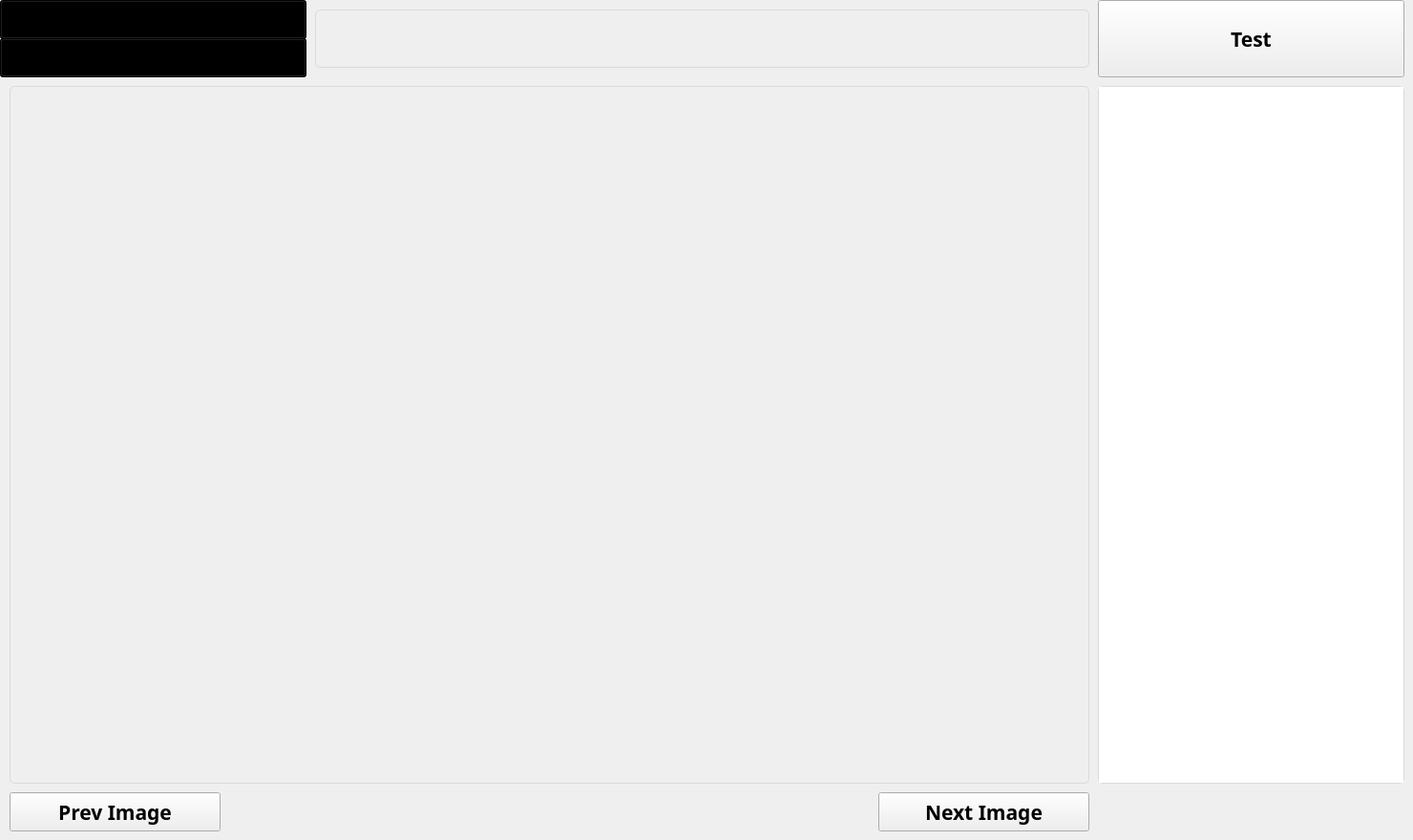
  <widget class="QWidget" name="tab_2">
   <attribute name="title">
    <string>추론</string>
   </attribute>
   <widget class="QToolButton" name="next_img">
    <property name="geometry">
     <rect>
      <x>920</x>
      <y>830</y>
      <width>221</width>
      <height>41</height>
     </rect>
    </property>
    <property name="font">
     <font>
      <family>Yu Gothic UI Semibold</family>
      <pointsize>16</pointsize>
      <weight>75</weight>
      <bold>true</bold>
     </font>
    </property>
    <property name="styleSheet">
     <string notr="true"/>
    </property>
    <property name="text">
     <string>Next Image</string>
    </property>
   </widget>
   <widget class="QToolButton" name="training">
    <property name="geometry">
     <rect>
      <x>1150</x>
      <y>0</y>
      <width>321</width>
      <height>81</height>
     </rect>
    </property>
    <property name="font">
     <font>
      <family>Yu Gothic UI Semibold</family>
      <pointsize>16</pointsize>
      <weight>75</weight>
      <bold>true</bold>
     </font>
    </property>
    <property name="styleSheet">
     <string notr="true"/>
    </property>
    <property name="text">
     <string>Test</string>
    </property>
   </widget>
   <widget class="QWidget" name="train_image" native="true">
    <property name="geometry">
     <rect>
      <x>10</x>
      <y>90</y>
      <width>1131</width>
      <height>731</height>
     </rect>
    </property>
    <property name="font">
     <font>
      <family>Yu Gothic UI Semibold</family>
      <pointsize>10</pointsize>
      <weight>75</weight>
      <bold>true</bold>
     </font>
    </property>
    <property name="styleSheet">
     <string notr="true">border: 1px solid rgb(218, 218, 218); border-radius:5%;</string>
    </property>
   </widget>
   <widget class="QToolButton" name="model_directory">
    <property name="geometry">
     <rect>
      <x>0</x>
      <y>0</y>
      <width>321</width>
      <height>41</height>
     </rect>
    </property>
    <property name="palette">
     <palette>
      <active>
       <colorrole role="Button">
        <brush brushstyle="LinearGradientPattern">
         <gradient startx="1.000000000000000" starty="1.000000000000000" endx="1.000000000000000" endy="0.000000000000000" type="LinearGradient" spread="PadSpread" coordinatemode="ObjectBoundingMode">
          <gradientstop position="0.000000000000000">
           <color alpha="255">
            <red>192</red>
            <green>192</green>
            <blue>192</blue>
           </color>
          </gradientstop>
          <gradientstop position="0.301136000000000">
           <color alpha="255">
            <red>233</red>
            <green>233</green>
            <blue>233</blue>
           </color>
          </gradientstop>
          <gradientstop position="1.000000000000000">
           <color alpha="255">
            <red>255</red>
            <green>255</green>
            <blue>255</blue>
           </color>
          </gradientstop>
         </gradient>
        </brush>
       </colorrole>
       <colorrole role="Base">
        <brush brushstyle="LinearGradientPattern">
         <gradient startx="1.000000000000000" starty="1.000000000000000" endx="1.000000000000000" endy="0.000000000000000" type="LinearGradient" spread="PadSpread" coordinatemode="ObjectBoundingMode">
          <gradientstop position="0.000000000000000">
           <color alpha="255">
            <red>192</red>
            <green>192</green>
            <blue>192</blue>
           </color>
          </gradientstop>
          <gradientstop position="0.301136000000000">
           <color alpha="255">
            <red>233</red>
            <green>233</green>
            <blue>233</blue>
           </color>
          </gradientstop>
          <gradientstop position="1.000000000000000">
           <color alpha="255">
            <red>255</red>
            <green>255</green>
            <blue>255</blue>
           </color>
          </gradientstop>
         </gradient>
        </brush>
       </colorrole>
       <colorrole role="Window">
        <brush brushstyle="LinearGradientPattern">
         <gradient startx="1.000000000000000" starty="1.000000000000000" endx="1.000000000000000" endy="0.000000000000000" type="LinearGradient" spread="PadSpread" coordinatemode="ObjectBoundingMode">
          <gradientstop position="0.000000000000000">
           <color alpha="255">
            <red>192</red>
            <green>192</green>
            <blue>192</blue>
           </color>
          </gradientstop>
          <gradientstop position="0.301136000000000">
           <color alpha="255">
            <red>233</red>
            <green>233</green>
            <blue>233</blue>
           </color>
          </gradientstop>
          <gradientstop position="1.000000000000000">
           <color alpha="255">
            <red>255</red>
            <green>255</green>
            <blue>255</blue>
           </color>
          </gradientstop>
         </gradient>
        </brush>
       </colorrole>
      </active>
      <inactive>
       <colorrole role="Button">
        <brush brushstyle="LinearGradientPattern">
         <gradient startx="1.000000000000000" starty="1.000000000000000" endx="1.000000000000000" endy="0.000000000000000" type="LinearGradient" spread="PadSpread" coordinatemode="ObjectBoundingMode">
          <gradientstop position="0.000000000000000">
           <color alpha="255">
            <red>192</red>
            <green>192</green>
            <blue>192</blue>
           </color>
          </gradientstop>
          <gradientstop position="0.301136000000000">
           <color alpha="255">
            <red>233</red>
            <green>233</green>
            <blue>233</blue>
           </color>
          </gradientstop>
          <gradientstop position="1.000000000000000">
           <color alpha="255">
            <red>255</red>
            <green>255</green>
            <blue>255</blue>
           </color>
          </gradientstop>
         </gradient>
        </brush>
       </colorrole>
       <colorrole role="Base">
        <brush brushstyle="LinearGradientPattern">
         <gradient startx="1.000000000000000" starty="1.000000000000000" endx="1.000000000000000" endy="0.000000000000000" type="LinearGradient" spread="PadSpread" coordinatemode="ObjectBoundingMode">
          <gradientstop position="0.000000000000000">
           <color alpha="255">
            <red>192</red>
            <green>192</green>
            <blue>192</blue>
           </color>
          </gradientstop>
          <gradientstop position="0.301136000000000">
           <color alpha="255">
            <red>233</red>
            <green>233</green>
            <blue>233</blue>
           </color>
          </gradientstop>
          <gradientstop position="1.000000000000000">
           <color alpha="255">
            <red>255</red>
            <green>255</green>
            <blue>255</blue>
           </color>
          </gradientstop>
         </gradient>
        </brush>
       </colorrole>
       <colorrole role="Window">
        <brush brushstyle="LinearGradientPattern">
         <gradient startx="1.000000000000000" starty="1.000000000000000" endx="1.000000000000000" endy="0.000000000000000" type="LinearGradient" spread="PadSpread" coordinatemode="ObjectBoundingMode">
          <gradientstop position="0.000000000000000">
           <color alpha="255">
            <red>192</red>
            <green>192</green>
            <blue>192</blue>
           </color>
          </gradientstop>
          <gradientstop position="0.301136000000000">
           <color alpha="255">
            <red>233</red>
            <green>233</green>
            <blue>233</blue>
           </color>
          </gradientstop>
          <gradientstop position="1.000000000000000">
           <color alpha="255">
            <red>255</red>
            <green>255</green>
            <blue>255</blue>
           </color>
          </gradientstop>
         </gradient>
        </brush>
       </colorrole>
      </inactive>
      <disabled>
       <colorrole role="Button">
        <brush brushstyle="LinearGradientPattern">
         <gradient startx="1.000000000000000" starty="1.000000000000000" endx="1.000000000000000" endy="0.000000000000000" type="LinearGradient" spread="PadSpread" coordinatemode="ObjectBoundingMode">
          <gradientstop position="0.000000000000000">
           <color alpha="255">
            <red>192</red>
            <green>192</green>
            <blue>192</blue>
           </color>
          </gradientstop>
          <gradientstop position="0.301136000000000">
           <color alpha="255">
            <red>233</red>
            <green>233</green>
            <blue>233</blue>
           </color>
          </gradientstop>
          <gradientstop position="1.000000000000000">
           <color alpha="255">
            <red>255</red>
            <green>255</green>
            <blue>255</blue>
           </color>
          </gradientstop>
         </gradient>
        </brush>
       </colorrole>
       <colorrole role="Base">
        <brush brushstyle="LinearGradientPattern">
         <gradient startx="1.000000000000000" starty="1.000000000000000" endx="1.000000000000000" endy="0.000000000000000" type="LinearGradient" spread="PadSpread" coordinatemode="ObjectBoundingMode">
          <gradientstop position="0.000000000000000">
           <color alpha="255">
            <red>192</red>
            <green>192</green>
            <blue>192</blue>
           </color>
          </gradientstop>
          <gradientstop position="0.301136000000000">
           <color alpha="255">
            <red>233</red>
            <green>233</green>
            <blue>233</blue>
           </color>
          </gradientstop>
          <gradientstop position="1.000000000000000">
           <color alpha="255">
            <red>255</red>
            <green>255</green>
            <blue>255</blue>
           </color>
          </gradientstop>
         </gradient>
        </brush>
       </colorrole>
       <colorrole role="Window">
        <brush brushstyle="LinearGradientPattern">
         <gradient startx="1.000000000000000" starty="1.000000000000000" endx="1.000000000000000" endy="0.000000000000000" type="LinearGradient" spread="PadSpread" coordinatemode="ObjectBoundingMode">
          <gradientstop position="0.000000000000000">
           <color alpha="255">
            <red>192</red>
            <green>192</green>
            <blue>192</blue>
           </color>
          </gradientstop>
          <gradientstop position="0.301136000000000">
           <color alpha="255">
            <red>233</red>
            <green>233</green>
            <blue>233</blue>
           </color>
          </gradientstop>
          <gradientstop position="1.000000000000000">
           <color alpha="255">
            <red>255</red>
            <green>255</green>
            <blue>255</blue>
           </color>
          </gradientstop>
         </gradient>
        </brush>
       </colorrole>
      </disabled>
     </palette>
    </property>
    <property name="font">
     <font>
      <family>Yu Gothic UI Semibold</family>
      <pointsize>16</pointsize>
      <weight>75</weight>
      <italic>false</italic>
      <bold>true</bold>
      <underline>false</underline>
     </font>
    </property>
    <property name="styleSheet">
     <string notr="true"/>
    </property>
    <property name="text">
     <string>Model Directory</string>
    </property>
    <property name="toolButtonStyle">
     <enum>Qt::ToolButtonIconOnly</enum>
    </property>
   </widget>
   <widget class="QLabel" name="file_dirShow2">
    <property name="geometry">
     <rect>
      <x>330</x>
      <y>10</y>
      <width>811</width>
      <height>61</height>
     </rect>
    </property>
    <property name="font">
     <font>
      <family>Yu Gothic UI Semibold</family>
      <pointsize>10</pointsize>
      <weight>75</weight>
      <bold>true</bold>
     </font>
    </property>
    <property name="autoFillBackground">
     <bool>false</bool>
    </property>
    <property name="styleSheet">
     <string notr="true">border: 1px solid rgb(218, 218, 218); border-radius:5%;</string>
    </property>
    <property name="text">
     <string/>
    </property>
    <property name="alignment">
     <set>Qt::AlignCenter</set>
    </property>
    <property name="margin">
     <number>0</number>
    </property>
   </widget>
   <widget class="QTextEdit" name="detection_shell_2">
    <property name="geometry">
     <rect>
      <x>1150</x>
      <y>90</y>
      <width>321</width>
      <height>731</height>
     </rect>
    </property>
    <property name="font">
     <font>
      <family>Yu Gothic UI Semibold</family>
      <pointsize>10</pointsize>
      <weight>75</weight>
      <bold>true</bold>
     </font>
    </property>
    <property name="styleSheet">
     <string notr="true">border: 1px solid rgb(218, 218, 218); border-radius:5%;</string>
    </property>
   </widget>
   <widget class="QToolButton" name="prev_img">
    <property name="geometry">
     <rect>
      <x>10</x>
      <y>830</y>
      <width>221</width>
      <height>41</height>
     </rect>
    </property>
    <property name="font">
     <font>
      <family>Yu Gothic UI Semibold</family>
      <pointsize>16</pointsize>
      <weight>75</weight>
      <bold>true</bold>
     </font>
    </property>
    <property name="styleSheet">
     <string notr="true"/>
    </property>
    <property name="text">
     <string>Prev Image</string>
    </property>
   </widget>
   <widget class="QToolButton" name="test_directory">
    <property name="geometry">
     <rect>
      <x>0</x>
      <y>40</y>
      <width>321</width>
      <height>41</height>
     </rect>
    </property>
    <property name="palette">
     <palette>
      <active>
       <colorrole role="Button">
        <brush brushstyle="LinearGradientPattern">
         <gradient startx="1.000000000000000" starty="1.000000000000000" endx="1.000000000000000" endy="0.000000000000000" type="LinearGradient" spread="PadSpread" coordinatemode="ObjectBoundingMode">
          <gradientstop position="0.000000000000000">
           <color alpha="255">
            <red>192</red>
            <green>192</green>
            <blue>192</blue>
           </color>
          </gradientstop>
          <gradientstop position="0.301136000000000">
           <color alpha="255">
            <red>233</red>
            <green>233</green>
            <blue>233</blue>
           </color>
          </gradientstop>
          <gradientstop position="1.000000000000000">
           <color alpha="255">
            <red>255</red>
            <green>255</green>
            <blue>255</blue>
           </color>
          </gradientstop>
         </gradient>
        </brush>
       </colorrole>
       <colorrole role="Base">
        <brush brushstyle="LinearGradientPattern">
         <gradient startx="1.000000000000000" starty="1.000000000000000" endx="1.000000000000000" endy="0.000000000000000" type="LinearGradient" spread="PadSpread" coordinatemode="ObjectBoundingMode">
          <gradientstop position="0.000000000000000">
           <color alpha="255">
            <red>192</red>
            <green>192</green>
            <blue>192</blue>
           </color>
          </gradientstop>
          <gradientstop position="0.301136000000000">
           <color alpha="255">
            <red>233</red>
            <green>233</green>
            <blue>233</blue>
           </color>
          </gradientstop>
          <gradientstop position="1.000000000000000">
           <color alpha="255">
            <red>255</red>
            <green>255</green>
            <blue>255</blue>
           </color>
          </gradientstop>
         </gradient>
        </brush>
       </colorrole>
       <colorrole role="Window">
        <brush brushstyle="LinearGradientPattern">
         <gradient startx="1.000000000000000" starty="1.000000000000000" endx="1.000000000000000" endy="0.000000000000000" type="LinearGradient" spread="PadSpread" coordinatemode="ObjectBoundingMode">
          <gradientstop position="0.000000000000000">
           <color alpha="255">
            <red>192</red>
            <green>192</green>
            <blue>192</blue>
           </color>
          </gradientstop>
          <gradientstop position="0.301136000000000">
           <color alpha="255">
            <red>233</red>
            <green>233</green>
            <blue>233</blue>
           </color>
          </gradientstop>
          <gradientstop position="1.000000000000000">
           <color alpha="255">
            <red>255</red>
            <green>255</green>
            <blue>255</blue>
           </color>
          </gradientstop>
         </gradient>
        </brush>
       </colorrole>
      </active>
      <inactive>
       <colorrole role="Button">
        <brush brushstyle="LinearGradientPattern">
         <gradient startx="1.000000000000000" starty="1.000000000000000" endx="1.000000000000000" endy="0.000000000000000" type="LinearGradient" spread="PadSpread" coordinatemode="ObjectBoundingMode">
          <gradientstop position="0.000000000000000">
           <color alpha="255">
            <red>192</red>
            <green>192</green>
            <blue>192</blue>
           </color>
          </gradientstop>
          <gradientstop position="0.301136000000000">
           <color alpha="255">
            <red>233</red>
            <green>233</green>
            <blue>233</blue>
           </color>
          </gradientstop>
          <gradientstop position="1.000000000000000">
           <color alpha="255">
            <red>255</red>
            <green>255</green>
            <blue>255</blue>
           </color>
          </gradientstop>
         </gradient>
        </brush>
       </colorrole>
       <colorrole role="Base">
        <brush brushstyle="LinearGradientPattern">
         <gradient startx="1.000000000000000" starty="1.000000000000000" endx="1.000000000000000" endy="0.000000000000000" type="LinearGradient" spread="PadSpread" coordinatemode="ObjectBoundingMode">
          <gradientstop position="0.000000000000000">
           <color alpha="255">
            <red>192</red>
            <green>192</green>
            <blue>192</blue>
           </color>
          </gradientstop>
          <gradientstop position="0.301136000000000">
           <color alpha="255">
            <red>233</red>
            <green>233</green>
            <blue>233</blue>
           </color>
          </gradientstop>
          <gradientstop position="1.000000000000000">
           <color alpha="255">
            <red>255</red>
            <green>255</green>
            <blue>255</blue>
           </color>
          </gradientstop>
         </gradient>
        </brush>
       </colorrole>
       <colorrole role="Window">
        <brush brushstyle="LinearGradientPattern">
         <gradient startx="1.000000000000000" starty="1.000000000000000" endx="1.000000000000000" endy="0.000000000000000" type="LinearGradient" spread="PadSpread" coordinatemode="ObjectBoundingMode">
          <gradientstop position="0.000000000000000">
           <color alpha="255">
            <red>192</red>
            <green>192</green>
            <blue>192</blue>
           </color>
          </gradientstop>
          <gradientstop position="0.301136000000000">
           <color alpha="255">
            <red>233</red>
            <green>233</green>
            <blue>233</blue>
           </color>
          </gradientstop>
          <gradientstop position="1.000000000000000">
           <color alpha="255">
            <red>255</red>
            <green>255</green>
            <blue>255</blue>
           </color>
          </gradientstop>
         </gradient>
        </brush>
       </colorrole>
      </inactive>
      <disabled>
       <colorrole role="Button">
        <brush brushstyle="LinearGradientPattern">
         <gradient startx="1.000000000000000" starty="1.000000000000000" endx="1.000000000000000" endy="0.000000000000000" type="LinearGradient" spread="PadSpread" coordinatemode="ObjectBoundingMode">
          <gradientstop position="0.000000000000000">
           <color alpha="255">
            <red>192</red>
            <green>192</green>
            <blue>192</blue>
           </color>
          </gradientstop>
          <gradientstop position="0.301136000000000">
           <color alpha="255">
            <red>233</red>
            <green>233</green>
            <blue>233</blue>
           </color>
          </gradientstop>
          <gradientstop position="1.000000000000000">
           <color alpha="255">
            <red>255</red>
            <green>255</green>
            <blue>255</blue>
           </color>
          </gradientstop>
         </gradient>
        </brush>
       </colorrole>
       <colorrole role="Base">
        <brush brushstyle="LinearGradientPattern">
         <gradient startx="1.000000000000000" starty="1.000000000000000" endx="1.000000000000000" endy="0.000000000000000" type="LinearGradient" spread="PadSpread" coordinatemode="ObjectBoundingMode">
          <gradientstop position="0.000000000000000">
           <color alpha="255">
            <red>192</red>
            <green>192</green>
            <blue>192</blue>
           </color>
          </gradientstop>
          <gradientstop position="0.301136000000000">
           <color alpha="255">
            <red>233</red>
            <green>233</green>
            <blue>233</blue>
           </color>
          </gradientstop>
          <gradientstop position="1.000000000000000">
           <color alpha="255">
            <red>255</red>
            <green>255</green>
            <blue>255</blue>
           </color>
          </gradientstop>
         </gradient>
        </brush>
       </colorrole>
       <colorrole role="Window">
        <brush brushstyle="LinearGradientPattern">
         <gradient startx="1.000000000000000" starty="1.000000000000000" endx="1.000000000000000" endy="0.000000000000000" type="LinearGradient" spread="PadSpread" coordinatemode="ObjectBoundingMode">
          <gradientstop position="0.000000000000000">
           <color alpha="255">
            <red>192</red>
            <green>192</green>
            <blue>192</blue>
           </color>
          </gradientstop>
          <gradientstop position="0.301136000000000">
           <color alpha="255">
            <red>233</red>
            <green>233</green>
            <blue>233</blue>
           </color>
          </gradientstop>
          <gradientstop position="1.000000000000000">
           <color alpha="255">
            <red>255</red>
            <green>255</green>
            <blue>255</blue>
           </color>
          </gradientstop>
         </gradient>
        </brush>
       </colorrole>
      </disabled>
     </palette>
    </property>
    <property name="font">
     <font>
      <family>Yu Gothic UI Semibold</family>
      <pointsize>16</pointsize>
      <weight>75</weight>
      <italic>false</italic>
      <bold>true</bold>
      <underline>false</underline>
     </font>
    </property>
    <property name="styleSheet">
     <string notr="true"/>
    </property>
    <property name="text">
     <string>Test File</string>
    </property>
    <property name="toolButtonStyle">
     <enum>Qt::ToolButtonIconOnly</enum>
    </property>
   </widget>
  </widget>
